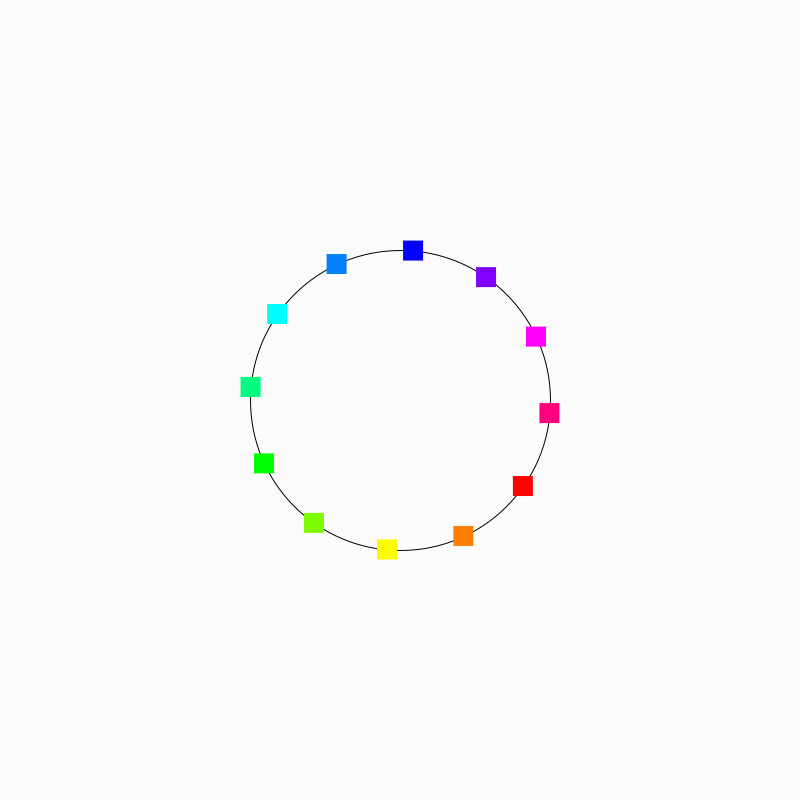
Frame 1 (no input)
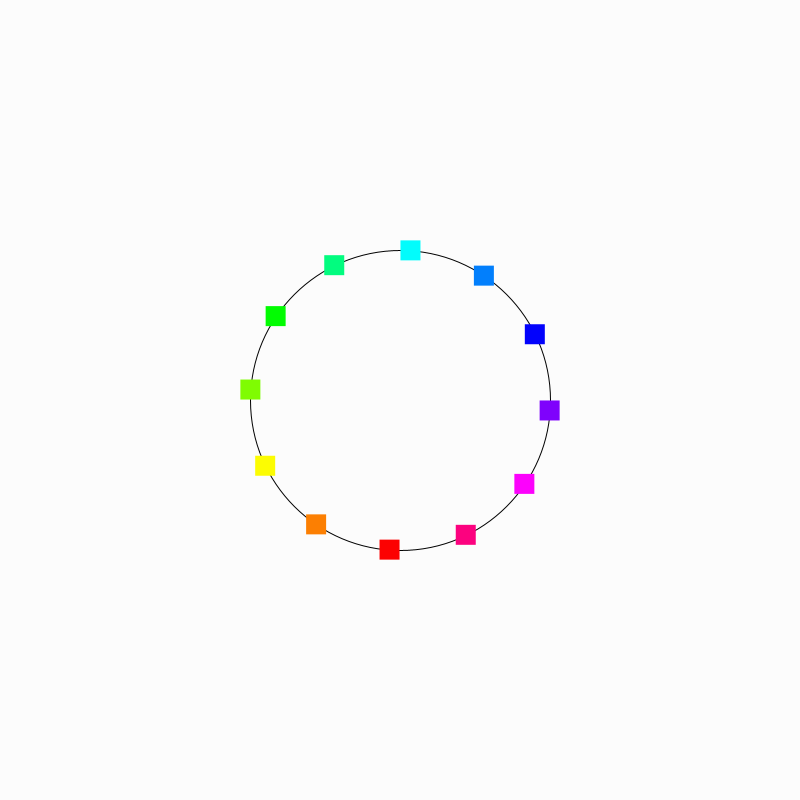
Frame 60 (the mouse pressed at the canvas centre just before this capture)
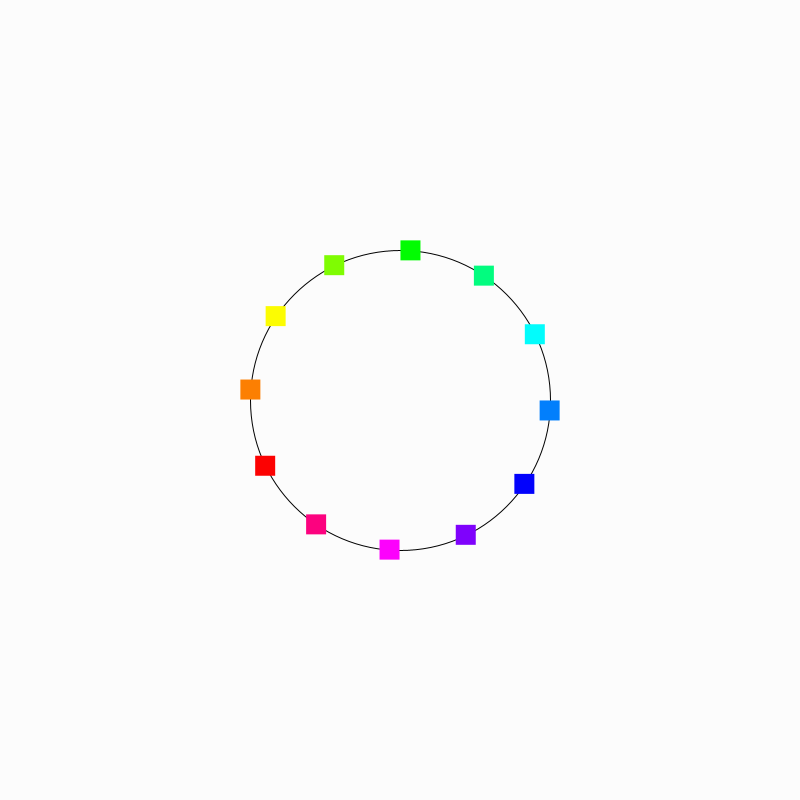
Frame 120 (the mouse held since frame 60 and released just before this capture)

The Processing sketch that drew these frames (run headless with seeded random() and noise(); from frame 60 on, the mouse is pressed at the canvas centre):

// Processing sketch: sketch_140530_18
// ── sketch_140530_18.pde
float col = 0;
float r = 5;
float i = 0;

void setup(){
  rectMode(CENTER);
  size(800,800);
  colorMode(HSB,360,100,100);
  noStroke();

}

void draw(){
  background(0,0,99);
  translate(width/2,height/2);
  Drawellipse();
  
  rotate(radians(r));
  C();
  r = r+1 ;
}

void C(){
  col = 0;
  float c = 30+r;
  while(col<360){
    rotate(radians(30));
    translate(150,0);
    rotate(radians(-c));
    fill(col,99,99);
    noStroke();
    rect(0,0,20,20);
    col = col + 30;
    rotate(radians(c));
    translate(-150,0);
    c += 30;
  }
}

void Drawellipse(){
  stroke(0,0,0);
  noFill();
  ellipse(0,0,300,300);
}
